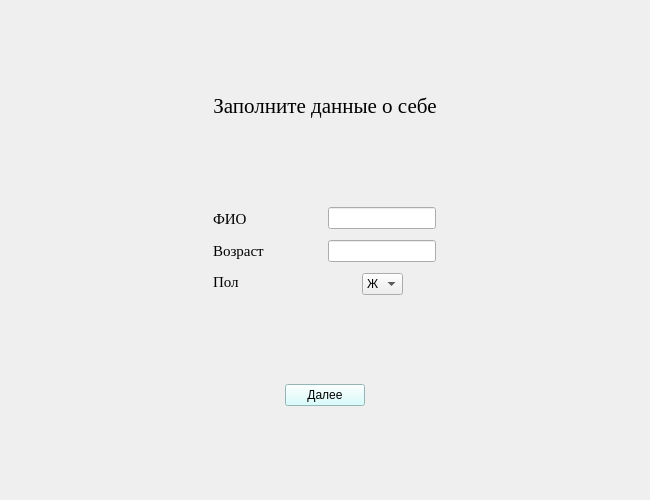
<?xml version="1.0" encoding="UTF-8"?>
<ui version="4.0">
 <class>Form</class>
 <widget class="QWidget" name="Form">
  <property name="geometry">
   <rect>
    <x>0</x>
    <y>0</y>
    <width>650</width>
    <height>500</height>
   </rect>
  </property>
  <property name="windowTitle">
   <string>SecondWIndow</string>
  </property>
  <layout class="QGridLayout" name="gridLayout_2" columnstretch="0">
   <property name="sizeConstraint">
    <enum>QLayout::SetDefaultConstraint</enum>
   </property>
   <item row="0" column="0">
    <spacer name="verticalSpacer">
     <property name="orientation">
      <enum>Qt::Vertical</enum>
     </property>
     <property name="sizeHint" stdset="0">
      <size>
       <width>20</width>
       <height>40</height>
      </size>
     </property>
    </spacer>
   </item>
   <item row="4" column="0">
    <layout class="QHBoxLayout" name="horizontalLayout">
     <item>
      <layout class="QVBoxLayout" name="verticalLayout_6">
       <item alignment="Qt::AlignVCenter">
        <widget class="QLabel" name="label_2">
         <property name="font">
          <font>
           <family>Times New Roman</family>
           <pointsize>11</pointsize>
           <weight>75</weight>
           <bold>true</bold>
          </font>
         </property>
         <property name="text">
          <string>&lt;html&gt;&lt;head/&gt;&lt;body&gt;&lt;p&gt;&lt;span style=&quot; font-weight:400;&quot;&gt;ФИО&lt;/span&gt;&lt;/p&gt;&lt;/body&gt;&lt;/html&gt;</string>
         </property>
        </widget>
       </item>
       <item alignment="Qt::AlignVCenter">
        <widget class="QLabel" name="label_3">
         <property name="font">
          <font>
           <family>Times New Roman</family>
           <pointsize>11</pointsize>
           <weight>75</weight>
           <bold>true</bold>
          </font>
         </property>
         <property name="text">
          <string>&lt;html&gt;&lt;head/&gt;&lt;body&gt;&lt;p&gt;&lt;span style=&quot; font-weight:400;&quot;&gt;Возраст&lt;/span&gt;&lt;/p&gt;&lt;/body&gt;&lt;/html&gt;</string>
         </property>
        </widget>
       </item>
       <item alignment="Qt::AlignVCenter">
        <widget class="QLabel" name="label_4">
         <property name="font">
          <font>
           <family>Times New Roman</family>
           <pointsize>11</pointsize>
           <weight>75</weight>
           <bold>true</bold>
          </font>
         </property>
         <property name="text">
          <string>&lt;html&gt;&lt;head/&gt;&lt;body&gt;&lt;p&gt;&lt;span style=&quot; font-weight:400;&quot;&gt;Пол&lt;/span&gt;&lt;/p&gt;&lt;/body&gt;&lt;/html&gt;</string>
         </property>
        </widget>
       </item>
      </layout>
     </item>
     <item>
      <layout class="QVBoxLayout" name="verticalLayout">
       <property name="spacing">
        <number>11</number>
       </property>
       <item alignment="Qt::AlignHCenter|Qt::AlignVCenter">
        <widget class="QLineEdit" name="FIOlineEdit">
         <property name="sizePolicy">
          <sizepolicy hsizetype="Fixed" vsizetype="Fixed">
           <horstretch>0</horstretch>
           <verstretch>0</verstretch>
          </sizepolicy>
         </property>
        </widget>
       </item>
       <item alignment="Qt::AlignHCenter|Qt::AlignVCenter">
        <widget class="QLineEdit" name="AgelineEdit">
         <property name="sizePolicy">
          <sizepolicy hsizetype="Fixed" vsizetype="Fixed">
           <horstretch>0</horstretch>
           <verstretch>0</verstretch>
          </sizepolicy>
         </property>
        </widget>
       </item>
       <item alignment="Qt::AlignHCenter|Qt::AlignVCenter">
        <widget class="QComboBox" name="Gender">
         <property name="sizePolicy">
          <sizepolicy hsizetype="Fixed" vsizetype="Fixed">
           <horstretch>0</horstretch>
           <verstretch>0</verstretch>
          </sizepolicy>
         </property>
         <item>
          <property name="text">
           <string>Ж</string>
          </property>
         </item>
         <item>
          <property name="text">
           <string>М</string>
          </property>
         </item>
        </widget>
       </item>
      </layout>
     </item>
    </layout>
   </item>
   <item row="6" column="0">
    <layout class="QHBoxLayout" name="horizontalLayout_2">
     <item>
      <widget class="QPushButton" name="pushButton">
       <property name="sizePolicy">
        <sizepolicy hsizetype="Fixed" vsizetype="Fixed">
         <horstretch>0</horstretch>
         <verstretch>0</verstretch>
        </sizepolicy>
       </property>
       <property name="styleSheet">
        <string notr="true">background-color: rgb(205, 255, 254);</string>
       </property>
       <property name="text">
        <string>Далее</string>
       </property>
       <property name="icon">
        <iconset>
         <normaloff>../../../AppData/Local/Desktop/Херня/peeking-clipart-33.jpg</normaloff>../../../AppData/Local/Desktop/Херня/peeking-clipart-33.jpg</iconset>
       </property>
      </widget>
     </item>
    </layout>
   </item>
   <item row="3" column="0">
    <spacer name="verticalSpacer_2">
     <property name="orientation">
      <enum>Qt::Vertical</enum>
     </property>
     <property name="sizeHint" stdset="0">
      <size>
       <width>20</width>
       <height>40</height>
      </size>
     </property>
    </spacer>
   </item>
   <item row="7" column="0">
    <spacer name="verticalSpacer_4">
     <property name="orientation">
      <enum>Qt::Vertical</enum>
     </property>
     <property name="sizeHint" stdset="0">
      <size>
       <width>20</width>
       <height>40</height>
      </size>
     </property>
    </spacer>
   </item>
   <item row="5" column="0">
    <spacer name="verticalSpacer_3">
     <property name="orientation">
      <enum>Qt::Vertical</enum>
     </property>
     <property name="sizeHint" stdset="0">
      <size>
       <width>20</width>
       <height>40</height>
      </size>
     </property>
    </spacer>
   </item>
   <item row="2" column="0">
    <layout class="QHBoxLayout" name="horizontalLayout_3">
     <item alignment="Qt::AlignHCenter|Qt::AlignVCenter">
      <widget class="QLabel" name="label">
       <property name="font">
        <font>
         <family>Times New Roman</family>
         <pointsize>16</pointsize>
         <weight>75</weight>
         <italic>false</italic>
         <bold>true</bold>
         <underline>false</underline>
         <strikeout>false</strikeout>
         <kerning>true</kerning>
        </font>
       </property>
       <property name="cursor">
        <cursorShape>ArrowCursor</cursorShape>
       </property>
       <property name="text">
        <string>&lt;html&gt;&lt;head/&gt;&lt;body&gt;&lt;p align=&quot;center&quot;&gt;&lt;span style=&quot; font-weight:400;&quot;&gt;Заполните данные о себе&lt;/span&gt;&lt;/p&gt;&lt;/body&gt;&lt;/html&gt;</string>
       </property>
      </widget>
     </item>
    </layout>
   </item>
  </layout>
 </widget>
 <resources/>
 <connections/>
</ui>
